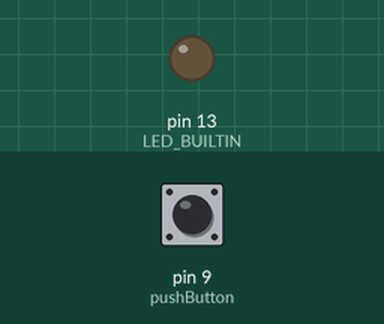
This sketch was run on a simulated Arduino Uno, built with avr-gcc and run on an emulated ATmega328P. On the bench: output pins drawn as LEDs (lit = HIGH). Inputs (shaded band) come from the test bench; at power-on: pin 9 (pushButton) LOW.

Above: at 1.2 s.
1.3 s: pin 9 (pushButton) pulled HIGH for 0.15 s
At 1.37 s:
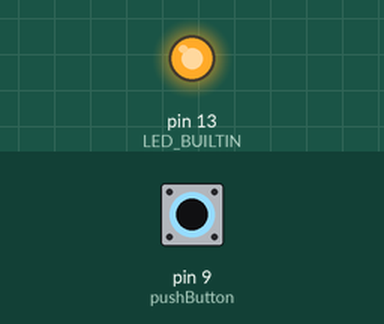
2.9 s: pin 9 (pushButton) pulled HIGH for 3.2 s
At 7.2 s:
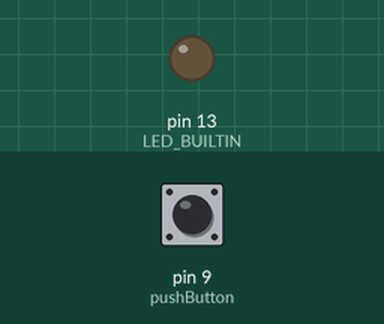
Timing chart, 0 to 8.7 s (numbered marks = the images above; inputs shaded):
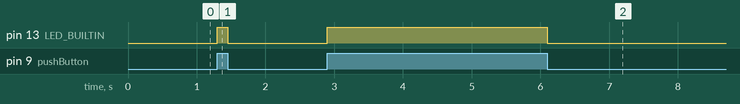

The sketch:

2-17_Reading_Digital_Data.ino
```cpp
int pushButton=9;

void setup(){

    pinMode(LED_BUILTIN, OUTPUT);
    pinMode(pushButton, INPUT);

}

void loop(){

    digitalWrite(LED_BUILTIN, digitalRead(pushButton));

}
```

Measured:
- after the input at 1.3 s, pin 13 (LED_BUILTIN): LOW → HIGH at once, → LOW 0.15 s later
- after the input at 2.9 s, pin 13 (LED_BUILTIN): LOW → HIGH at once, → LOW 3.2 s later
